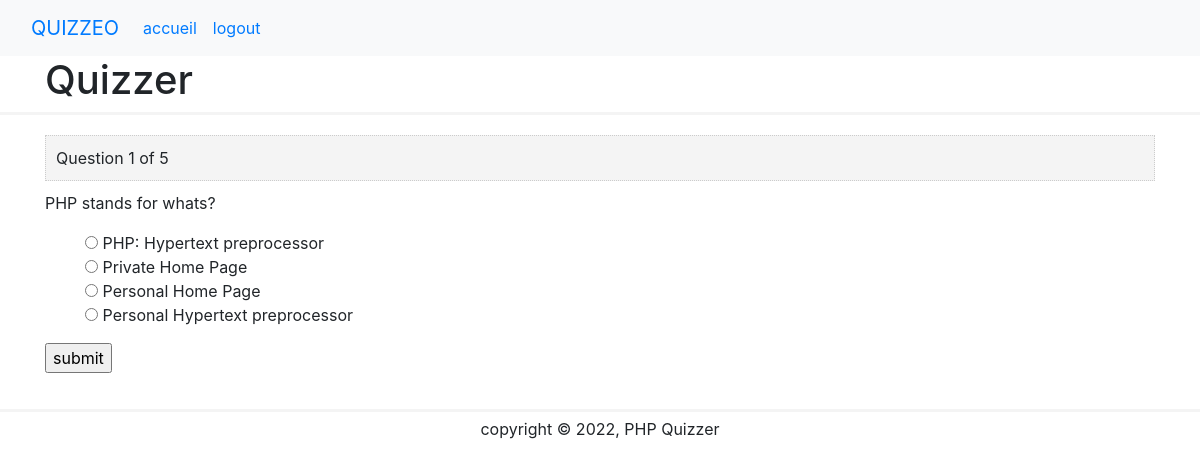
The page /question.php?n=1 on the database its author committed.
### tables this page shows
CREATE TABLE IF NOT EXISTS `questions` (
  `question_number` int(11) NOT NULL,
  `text` text NOT NULL,
  PRIMARY KEY (`question_number`)
);

CREATE TABLE IF NOT EXISTS `choix` (
  `id` int(11) NOT NULL AUTO_INCREMENT,
  `question_number` int(11) NOT NULL,
  `is_correct` tinyint(1) NOT NULL DEFAULT 0,
  `text` text NOT NULL,
  PRIMARY KEY (`id`)
);

### question.php (the view, shortened to what this page needs)
<?php include 'database.php'; ?>
 <?php
     $number = (int) $_GET['n'];
     $query = "SELECT * FROM `questions`";
     $results = $conn->query($query) or die($conn->error.__LINE__);
     $total = $results->num_rows;
     $query = "SELECT * FROM `questions`
                  WHERE question_number = $number";
     $result = $conn->query($query) or die($conn->error.__LINE__);
     $question = $result->fetch_assoc();
     $query = "SELECT * FROM `choix`
                   WHERE question_number = $number";
     $choices = $conn->query($query) or die($conn->error.__LINE__);
 ?>
<html>
    <head>
        <link rel="stylesheet" href="style.css" type="text/css" />
    </head>
    <body style=' background-image: url(https://media.istockphoto.com/photos/gray-mottled-background-abstract-wallpaper-pattern-picture-id1137984555?k=20&m=1137984555&s=612x612&w=0&h=Uhx_b_XIydCT3IJftG5R-uv81vJ8WczjLG5OnxAAL8k=);
;' class="text-center>
<?php include 'navbar_quiz.php'; ?>
        <header>
            <div class="container">
                <h1> Quizzer</h1>
            </div>
        </header>
        <main>
            <div class="container">
                <div class="current">Question <?php echo $question['question_number']; ?> of <?php echo $total; ?></div>
                <p class="question">
                    <?php echo $question['text']; ?>
                </p>
                <form method="post" action="process.php">
                    <ul class="choices">
                        <?php while($row = $choices->fetch_assoc()):?>
                            <li><input name="choice" type="radio" value="<?php echo $row['id']; ?>" /> <?php echo $row['text']; ?> </li>
                        <?php endwhile; ?>
                    </ul>
                    <input type="submit" value="submit"/>
                </form>
            </div>
        </main>
        <footer>
            <div class="container">
                copyright &copy; 2022, PHP Quizzer
            </div>
        </footer>
    </body>
</html>

### style.css (style rules this page uses)
body { font-family: arial; font-size: 15px; line-height: 1.6em; }
li { list-style: none; }
.container { width: 60%; margin: 0 auto; overflow: auto; }
header { border-bottom: 3px #f4f4f4 solid; }
footer { border-top:3px #f4f4f4 solid; text-align: center; padding-top: 5px; }
main { padding-bottom: 20px; }
.current { padding: 10px; background: #f4f4f4; border: #ccc dotted 1px; margin: 20px 0 10px 0; }

### rows shown on the page
questions: question_number "1", text "PHP stands for whats?"
choix: text "PHP: Hypertext preprocessor"
choix: text "Private Home Page"
choix: text "Personal Home Page"
choix: text "Personal Hypertext preprocessor"

### other values the page prints
$total "5"
